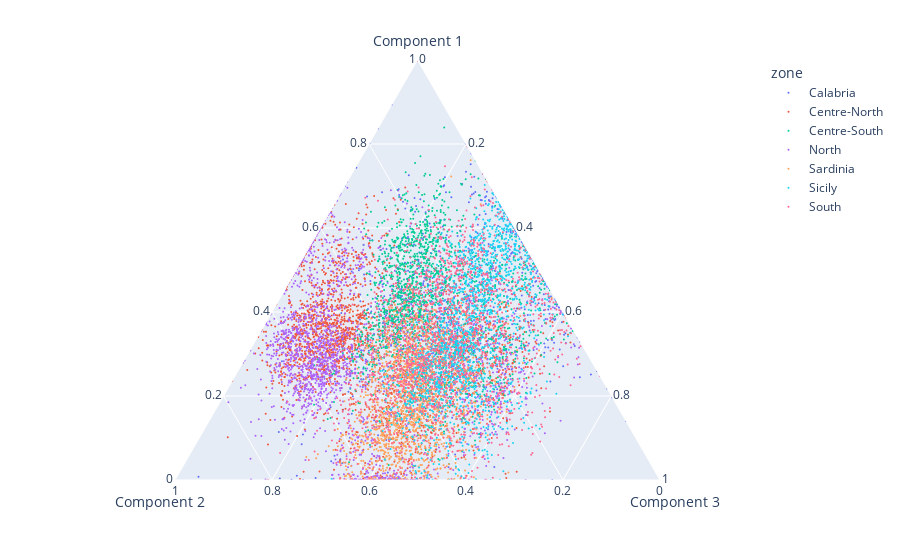

The code cell stored with this chart in its notebook:
### Markdown cell above
## Scatter plot per region

### Code cell
fig = px.scatter_ternary(W, a="Component 1", b="Component 2", c="Component 3", color='zone')

fig.update_traces(marker=dict(size=2),
                  selector=dict(mode='markers'))

# fig.update_layout(width=500, height=500)

### Figure 1 — Plotly figure (JSON) as saved in the notebook; plotly's stock layout.template omitted (floating-point values rounded to 4 significant figures; data arrays with more than 128 entries replaced by an {"elided": "..."} marker saying what was removed)
{"data": [{"a": {"elided": "730 float values"}, "b": {"elided": "730 float values"}, "c": {"elided": "730 float values"}, "hovertemplate": "zone=Calabria<br>Component 1=%{a}<br>Component 2=%{b}<br>Component 3=%{c}<extra></extra>", "legendgroup": "Calabria", "marker": {"color": "#636efa", "size": 2, "symbol": "circle"}, "mode": "markers", "name": "Calabria", "showlegend": true, "subplot": "ternary", "type": "scatterternary"}, {"a": {"elided": "1826 float values"}, "b": {"elided": "1826 float values"}, "c": {"elided": "1826 float values"}, "hovertemplate": "zone=Centre-North<br>Component 1=%{a}<br>Component 2=%{b}<br>Component 3=%{c}<extra></extra>", "legendgroup": "Centre-North", "marker": {"color": "#EF553B", "size": 2, "symbol": "circle"}, "mode": "markers", "name": "Centre-North", "showlegend": true, "subplot": "ternary", "type": "scatterternary"}, {"a": {"elided": "1826 float values"}, "b": {"elided": "1826 float values"}, "c": {"elided": "1826 float values"}, "hovertemplate": "zone=Centre-South<br>Component 1=%{a}<br>Component 2=%{b}<br>Component 3=%{c}<extra></extra>", "legendgroup": "Centre-South", "marker": {"color": "#00cc96", "size": 2, "symbol": "circle"}, "mode": "markers", "name": "Centre-South", "showlegend": true, "subplot": "ternary", "type": "scatterternary"}, {"a": {"elided": "1826 float values"}, "b": {"elided": "1826 float values"}, "c": {"elided": "1826 float values"}, "hovertemplate": "zone=North<br>Component 1=%{a}<br>Component 2=%{b}<br>Component 3=%{c}<extra></extra>", "legendgroup": "North", "marker": {"color": "#ab63fa", "size": 2, "symbol": "circle"}, "mode": "markers", "name": "North", "showlegend": true, "subplot": "ternary", "type": "scatterternary"}, {"a": {"elided": "1826 float values"}, "b": {"elided": "1826 float values"}, "c": {"elided": "1826 float values"}, "hovertemplate": "zone=Sardinia<br>Component 1=%{a}<br>Component 2=%{b}<br>Component 3=%{c}<extra></extra>", "legendgroup": "Sardinia", "marker": {"color": "#FFA15A", "size": 2, "symbol": "circle"}, "mode": "markers", "name": "Sardinia", "showlegend": true, "subplot": "ternary", "type": "scatterternary"}, {"a": {"elided": "1826 float values"}, "b": {"elided": "1826 float values"}, "c": {"elided": "1826 float values"}, "hovertemplate": "zone=Sicily<br>Component 1=%{a}<br>Component 2=%{b}<br>Component 3=%{c}<extra></extra>", "legendgroup": "Sicily", "marker": {"color": "#19d3f3", "size": 2, "symbol": "circle"}, "mode": "markers", "name": "Sicily", "showlegend": true, "subplot": "ternary", "type": "scatterternary"}, {"a": {"elided": "1826 float values"}, "b": {"elided": "1826 float values"}, "c": {"elided": "1826 float values"}, "hovertemplate": "zone=South<br>Component 1=%{a}<br>Component 2=%{b}<br>Component 3=%{c}<extra></extra>", "legendgroup": "South", "marker": {"color": "#FF6692", "size": 2, "symbol": "circle"}, "mode": "markers", "name": "South", "showlegend": true, "subplot": "ternary", "type": "scatterternary"}], "layout": {"legend": {"title": {"text": "zone"}, "tracegroupgap": 0}, "margin": {"t": 60}, "ternary": {"aaxis": {"title": {"text": "Component 1"}}, "baxis": {"title": {"text": "Component 2"}}, "caxis": {"title": {"text": "Component 3"}}, "domain": {"x": [0, 1], "y": [0, 1]}}}}
